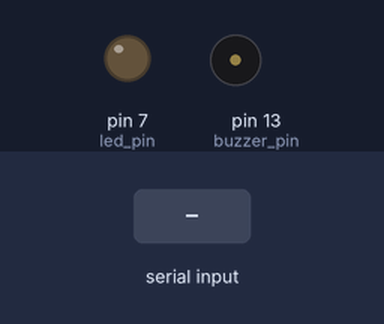
This sketch was run on a simulated Arduino Uno, built with avr-gcc and run on an emulated ATmega328P. On the bench: output pins drawn as LEDs (lit = HIGH), buzzer (waves = sounding). Inputs (shaded band) come from the test bench.

Above: at 1.2 s.
1.3 s: "1\n" received over Serial
At 2.2 s:
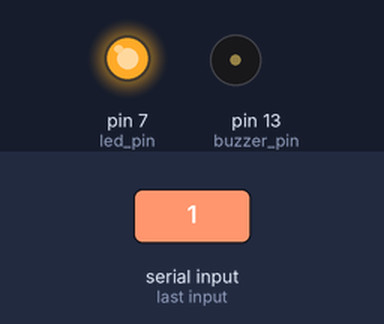
Timing chart, 0 to 10.3 s (numbered marks = the images above; inputs shaded):
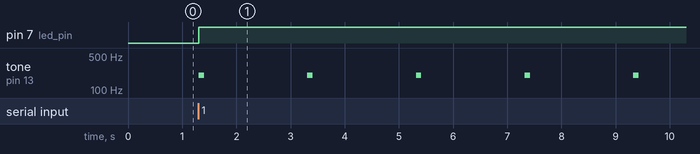

The sketch:

notificationSystem.ino
```cpp
// Listens for data over serial connection
// and plays a beep on the buzzer
// and flashes the LED

#ifndef SERIAL_RATE
#define SERIAL_RATE     9600
#endif

#ifndef SERIAL_TIMEOUT
#define SERIAL_TIMEOUT  5
#endif

// Set variables for the code
const int buzzer_pin = 13;
const int led_pin = 7;
int incomingByte;
int frequency = 200;
int duration = 100;

void setup() {
  // put your setup code here, to run once:
  Serial.begin(SERIAL_RATE);
  Serial.setTimeout(SERIAL_TIMEOUT);
  pinMode(led_pin, OUTPUT);
}

void loop() {
  // put your main code here, to run repeatedly:
  while (Serial.available() > 0) {
    switch(Serial.parseInt()){
      case 1:
        while (Serial.parseInt() != 2) {
          digitalWrite(led_pin, HIGH);
          tone(buzzer_pin, frequency, duration);
          delay(2000);
        }
        digitalWrite(led_pin, LOW);
        noTone(buzzer_pin);
      case 99:
        // do nothing, to stop any previous operation
        break;
    }
  }
}
```

Measured:
- after the input at 1.3 s, pin 7 (led_pin): LOW → HIGH at once; tone on pin 13 (buzzer_pin): alternates 200 Hz for 0.10 s and silent for 1.9 s, starting at once
